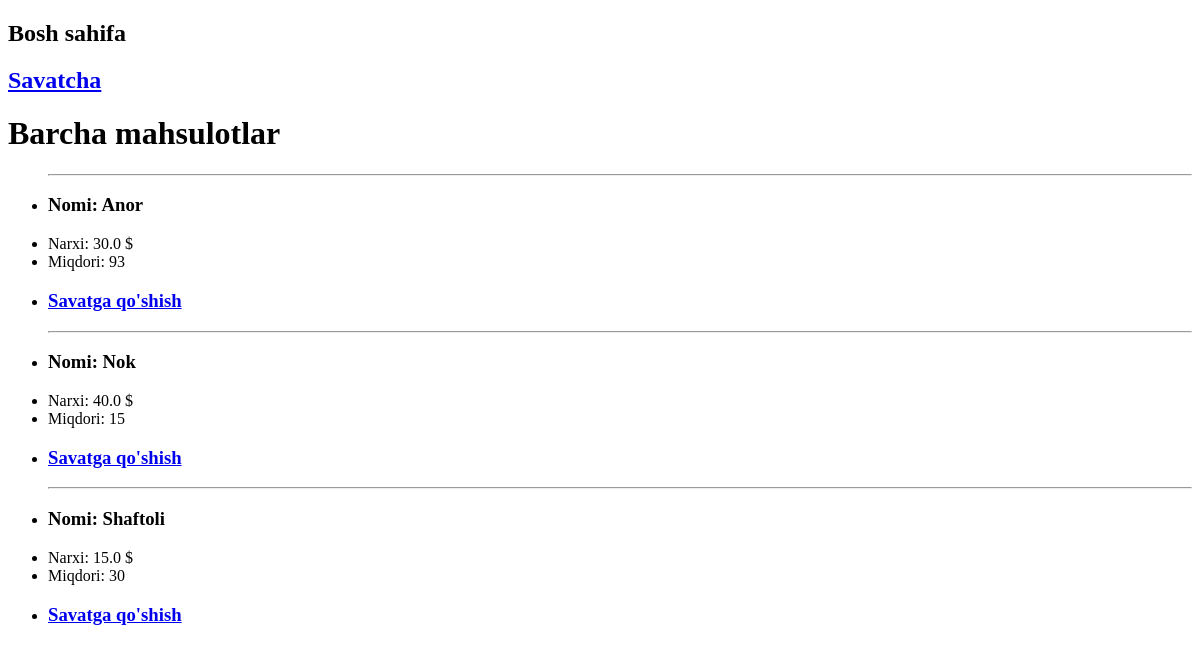
Before: / with the older database file.
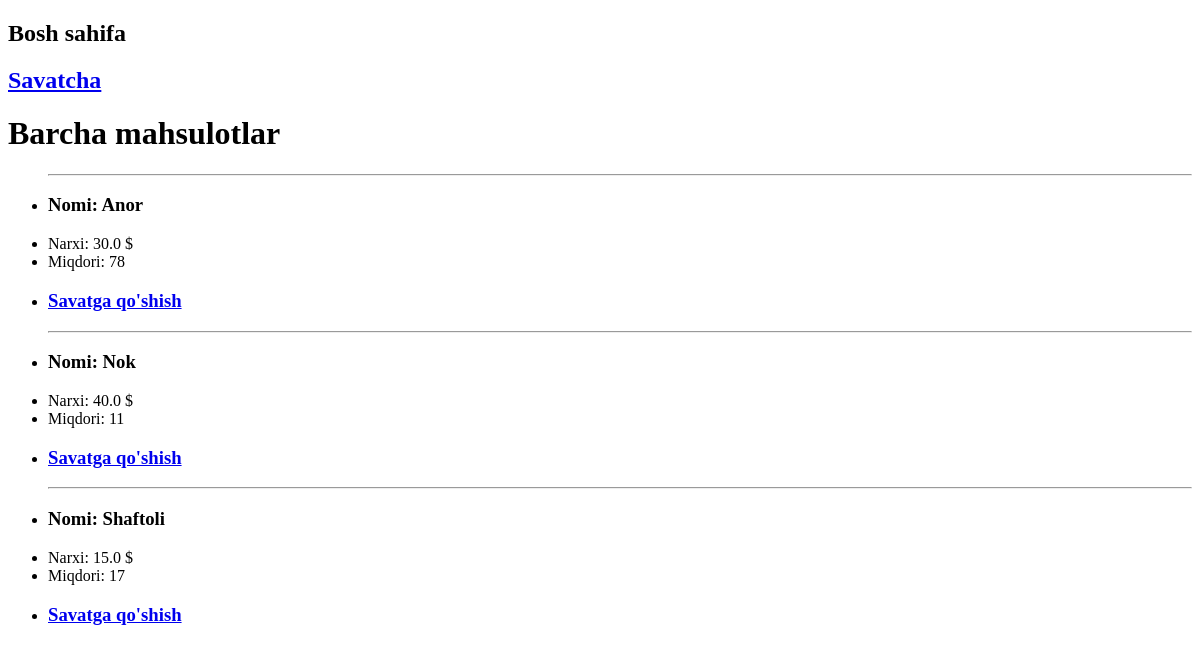
After: the same page with the newer database file.
### shop/models.py (models this page shows, shortened)
class Product(models.Model):
    name = models.CharField(max_length=150)
    price = models.FloatField()
    quantity = models.IntegerField(default=0)

### shop/views.py (the view)
# urls.py: path('', index, name="index"),
def index(request):
    context = {
        'products': Product.objects.all()
    }
    return render(request, 'index.html', context=context)

### shop/templates/index.html (shortened to what this page needs)
<!DOCTYPE html>
<html lang="en">
<head>
</head>
<body>
<h2>Bosh sahifa</h2>
<h2><a href="{% url 'cart' %}">Savatcha</a></h2>
<h1>Barcha mahsulotlar</h1>
<ul>
    {% for product in products %}
    <hr>
    <li><h3>Nomi: {{ product.name }}</h3></li>
    <li>Narxi: {{ product.price }} $</li>
    <li>Miqdori: {{ product.quantity }}</li>
    <li><a href="{% url 'to_cart' product.pk 'add' %}"><h3>Savatga qo'shish</h3></a></li>
    {% endfor %}
</ul>
</body>
</html>

Changed rows visible on the page:
changed Product "Anor": quantity "93" → "78"
changed Product "Nok": quantity "15" → "11"
changed Product "Shaftoli": quantity "30" → "17"
